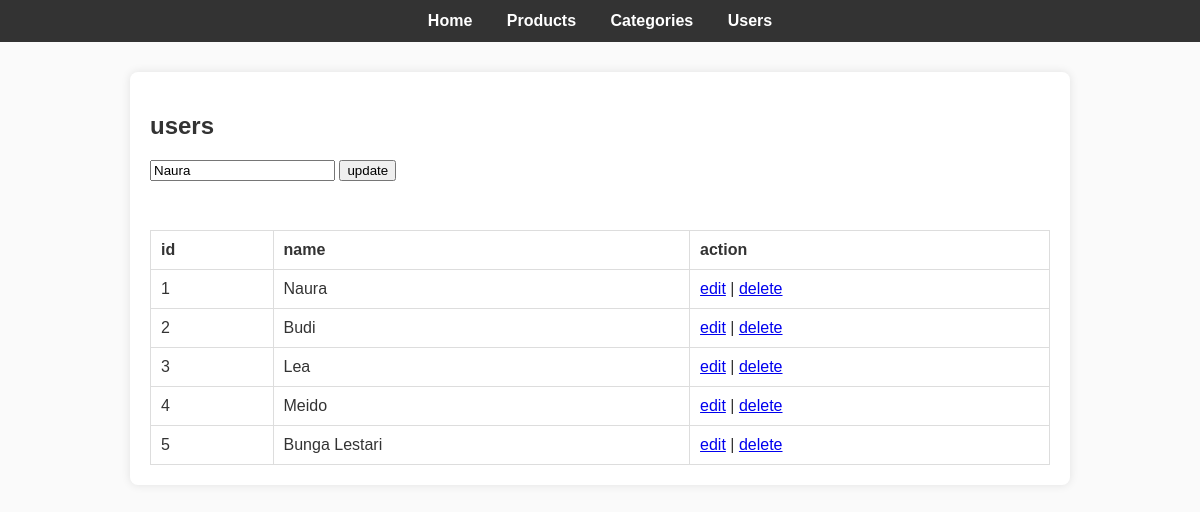
/catalog_app/view/users.php?edit=1, run on the app's committed database.
### tables this page shows
CREATE TABLE `user` (
  `id` int(11) NOT NULL,
  `name` varchar(50) NOT NULL,
  `password` varchar(255) NOT NULL
);

### catalog_app/class/User.php (called while the page is built, shortened)
<?php
require_once __DIR__ . "/../config/db.php";
class User {
    private $conn;
    public function __construct() {
        $database = new Database();
        $this->conn = $database->conn;
    }
    public function getAll() {
        $query = $this->conn->prepare("SELECT * FROM user");
        $query->execute();
        return $query->get_result();
    }
}

### catalog_app/config/db.php (called while the page is built, shortened)
<?php
class Database {
    private $host = "localhost";
    private $user = "root";
    private $pass = "";
    private $dbname = "catalog_db";
    public function __construct() {
        try {
            $this->conn = new mysqli($this->host, $this->user, $this->pass, $this->dbname);
        } catch (Exception $e) {
            die("koneksi gagal: " . $e->getMessage());
        }
    }
}

### catalog_app/view/users.php (the view, shortened to what this page needs)
<?php
require_once "../class/User.php";
$user = new User();
$editData = null;
if (isset($_GET['edit'])) {
    $id = $_GET['edit'];
    $result = $user->getAll();
    while ($row = $result->fetch_assoc()) {
        if ($row['id'] == $id) {
            $editData = $row;
        }
    }
}
$users = $user->getAll();
?>
<?php include "header.php"; ?>
<h2>users</h2>
<form method="POST">
    <input type="text" name="name" placeholder="user name" required
           value="<?= $editData ? $editData['name'] : ''; ?>">
    <button type="submit" name="<?= $editData ? 'update' : 'add'; ?>">
        <?= $editData ? 'update' : 'add'; ?>
    </button>
</form>
<br>
<table border="1" cellpadding="8">
    <tr>
        <th>id</th>
        <th>name</th>
        <th>action</th>
    </tr>
    <?php while ($row = $users->fetch_assoc()) { ?>
        <tr>
            <td><?= $row['id']; ?></td>
            <td><?= $row['name']; ?></td>
            <td>
                <a href="?edit=<?= $row['id']; ?>">edit</a> |
                <a href="?delete=<?= $row['id']; ?>" onclick="return confirm('yakin hapus user ini?')">delete</a>
            </td>
        </tr>
    <?php } ?>
</table>

### catalog_app/style.css (style rules this page uses)
table { width: 100%; border-collapse: collapse; margin-top: 15px; }
table, th, td { border: 1px solid #ddd; }
th, td { padding: 10px; text-align: left; }

### data on the page
user: name "Naura", id "1"
user: id "2", name "Budi"
user: id "3", name "Lea"
user: id "4", name "Meido"
user: id "5", name "Bunga Lestari"
